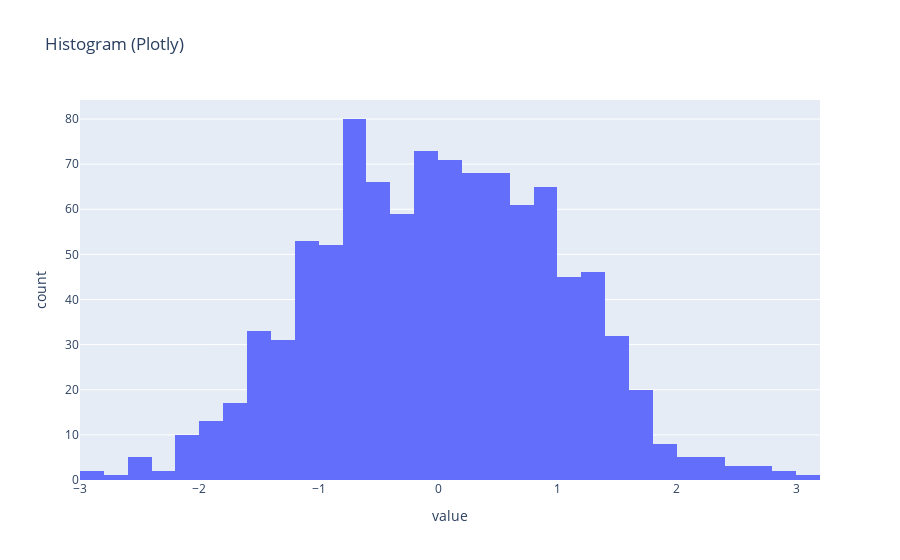

This figure's notebook cell:
### Markdown cell above
# Plotly

`plotly`はインタラクティブ操作が可能なパッケージです。
`plotly.express`というサブパッケージを使うのがお手軽です。
カスタムしたい場合は`plotly.graph_object`を直接利用します。

### Code cell
import plotly.express as px

fig = px.histogram(df, x="value", nbins=30, title="Histogram (Plotly)")
# fig.write_image("python-histogram-plotly.png")
fig.show()

### Figure 1 — Plotly figure (JSON) as saved in the notebook; plotly's stock layout.template omitted (floating-point values rounded to 4 significant figures; data arrays with more than 128 entries replaced by an {"elided": "..."} marker saying what was removed)
{"data": [{"bingroup": "x", "hovertemplate": "value=%{x}<br>count=%{y}<extra></extra>", "legendgroup": "", "marker": {"color": "#636efa", "pattern": {"shape": ""}}, "name": "", "nbinsx": 30, "orientation": "v", "showlegend": false, "type": "histogram", "x": {"elided": "1000 float values"}, "xaxis": "x", "yaxis": "y"}], "layout": {"barmode": "relative", "legend": {"tracegroupgap": 0}, "title": {"text": "Histogram (Plotly)"}, "xaxis": {"anchor": "y", "domain": [0, 1], "title": {"text": "value"}}, "yaxis": {"anchor": "x", "domain": [0, 1], "title": {"text": "count"}}}}
